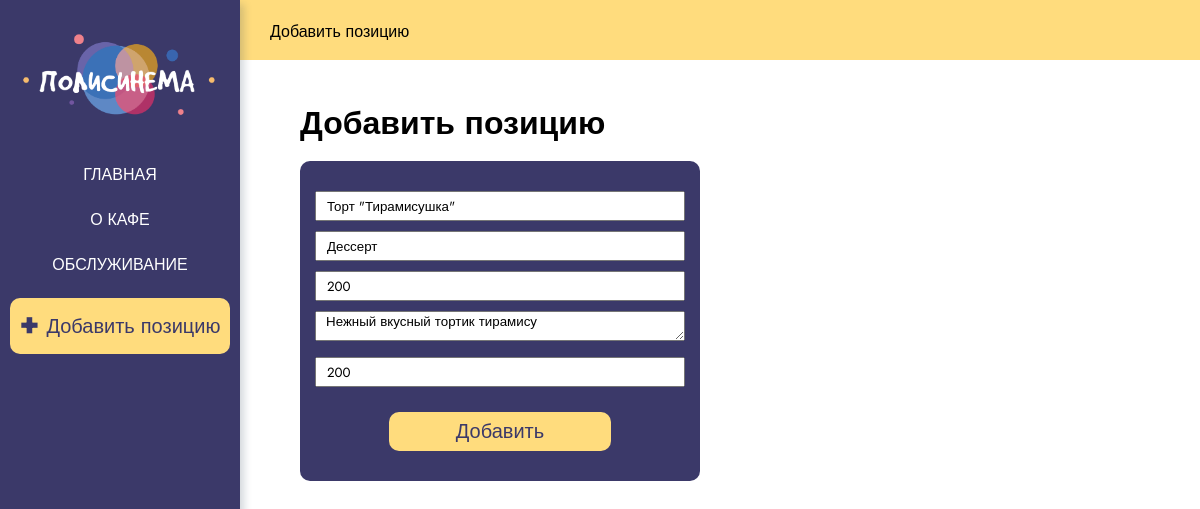
/1/update, run on the app's committed database.
### main/models.py (models this page shows, shortened)
class Position(models.Model):
    name = models.CharField('Название', max_length=30)
    type = models.CharField('Тип', max_length=30)
    gramm = models.CharField('Граммовка порции', max_length=10)
    sostav = models.TextField('Описание')
    price = models.IntegerField('Цена')
    class Meta:
        verbose_name="Позиция"
        verbose_name_plural="Позиции меню"

### main/views.py (the view)
# urls.py: path('<int:pk>/update', views.Update.as_view(), name='update')
class Update(UpdateView):
    model = Position
    template_name = 'main/add.html'
    form_class = PosForm
    success_url = '/'

### main/forms.py
class PosForm(ModelForm):
    class Meta:
        model = Position
        fields = ["name", "type", "gramm", "sostav", "price"]
        widgets = {
            "name": TextInput(attrs={'placeholder': 'Название','class': 'form-input'}),
            "type": TextInput(attrs={'placeholder': 'Тип','class': 'form-input'}),
            "gramm": TextInput(attrs={'placeholder': 'Граммы','class': 'form-input'}),
            "sostav":Textarea(attrs={'placeholder': 'Описание','class': 'form-input'}),
            "price": TextInput(attrs={'placeholder': 'Цена в руб.','class': 'form-input'}),
        }

### main/templates/main/add.html (shortened to what this page needs)
{% extends 'main/base.html' %}
{% block tab-name %}Добавить позицию{% endblock %}
{% block content%}
    <h1>Добавить позицию</h1>
    <form method="post" class="add-form">
        {{form.name}} <br>
        {{form.type}}<br>
        {{form.gramm}}<br>
        {{form.sostav}}<br>
        {{form.price}}<br>
        <button type="submit">Добавить</button>
    </form>
{% endblock %}

### main/static/css/styles.css (style rules this page uses)
* { margin: 0; padding: 0; box-sizing: border-box; font-family: 'Jost', sans-serif; }
.add-form { width: 400px; background-color: #3b3969; padding: 30px 15px; border-radius: 10px; text-align: center; }
.form-input { width: 100%; height: 30px; margin-bottom: 10px; padding-left: 10px; }
button { background-color:rgb(255, 220, 125); font-size: 20px; color: #3b3969; border-radius: 10px; padding: 5px; border: none; cursor: pointer; margin-top: 15px; width: 60%; }
h1 { margin-bottom: 15px; }

### data on the page
Position: name "Торт \"Тирамисушка\"", type "Дессерт", gramm "200", sostav "Нежный вкусный тортик тирамису", price "200"
